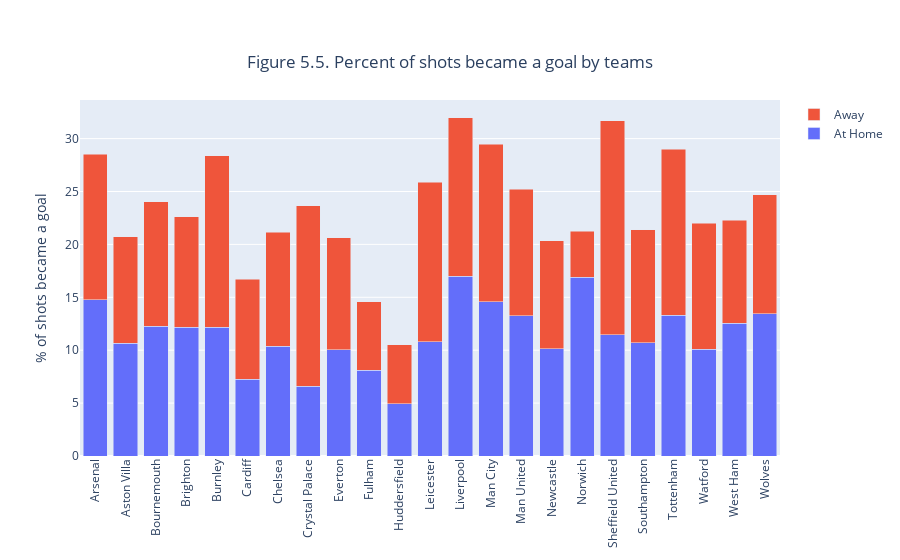

The code cell stored with this chart in its notebook:
### Code cell
#Visualisation code for Q4

#Plot bar chart 
fig = go.Figure(data=[
    go.Bar(name='At Home', x=HomeG_df_grouped['Team'], y=HomeG_df_grouped['SGRH']),
    go.Bar(name='Away', x=AwayG_df_grouped['Team'], y=AwayG_df_grouped['SGRA'])
])


#set plot's characteristics
fig.update_layout(
                    title={
                            'text': "Figure 5.5. Percent of shots became a goal by teams",
                            'y':0.9,
                            'x':0.5,
                            'xanchor': 'center',
                            'yanchor': 'top'}, 
                    yaxis_title="% of shots became a goal",
                    barmode='stack'          
            )
fig.update_xaxes(tickangle=-90)

fig.show()

### Figure 1 — Plotly figure (JSON) as saved in the notebook; plotly's stock layout.template omitted (floating-point values rounded to 4 significant figures)
{"data": [{"name": "At Home", "type": "bar", "x": ["Arsenal", "Aston Villa", "Bournemouth", "Brighton", "Burnley", "Cardiff", "Chelsea", "Crystal Palace", "Everton", "Fulham", "Huddersfield", "Leicester", "Liverpool", "Man City", "Man United", "Newcastle", "Norwich", "Sheffield United", "Southampton", "Tottenham", "Watford", "West Ham", "Wolves"], "y": [14.77, 10.67, 12.26, 12.18, 12.16, 7.25, 10.38, 6.61, 10.03, 8.129, 4.928, 10.79, 16.97, 14.58, 13.26, 10.16, 16.89, 11.46, 10.7, 13.29, 10.1, 12.55, 13.46]}, {"name": "Away", "type": "bar", "x": ["Arsenal", "Aston Villa", "Bournemouth", "Brighton", "Burnley", "Cardiff", "Chelsea", "Crystal Palace", "Everton", "Fulham", "Huddersfield", "Leicester", "Liverpool", "Man City", "Man United", "Newcastle", "Norwich", "Sheffield United", "Southampton", "Tottenham", "Watford", "West Ham", "Wolves"], "y": [13.74, 10.05, 11.77, 10.42, 16.2, 9.479, 10.75, 17.03, 10.62, 6.453, 5.585, 15.07, 14.99, 14.89, 11.96, 10.19, 4.372, 20.23, 10.71, 15.71, 11.92, 9.749, 11.22]}], "layout": {"barmode": "stack", "title": {"text": "Figure 5.5. Percent of shots became a goal by teams", "x": 0.5, "xanchor": "center", "y": 0.9, "yanchor": "top"}, "xaxis": {"tickangle": -90}, "yaxis": {"title": {"text": "% of shots became a goal"}}}}
